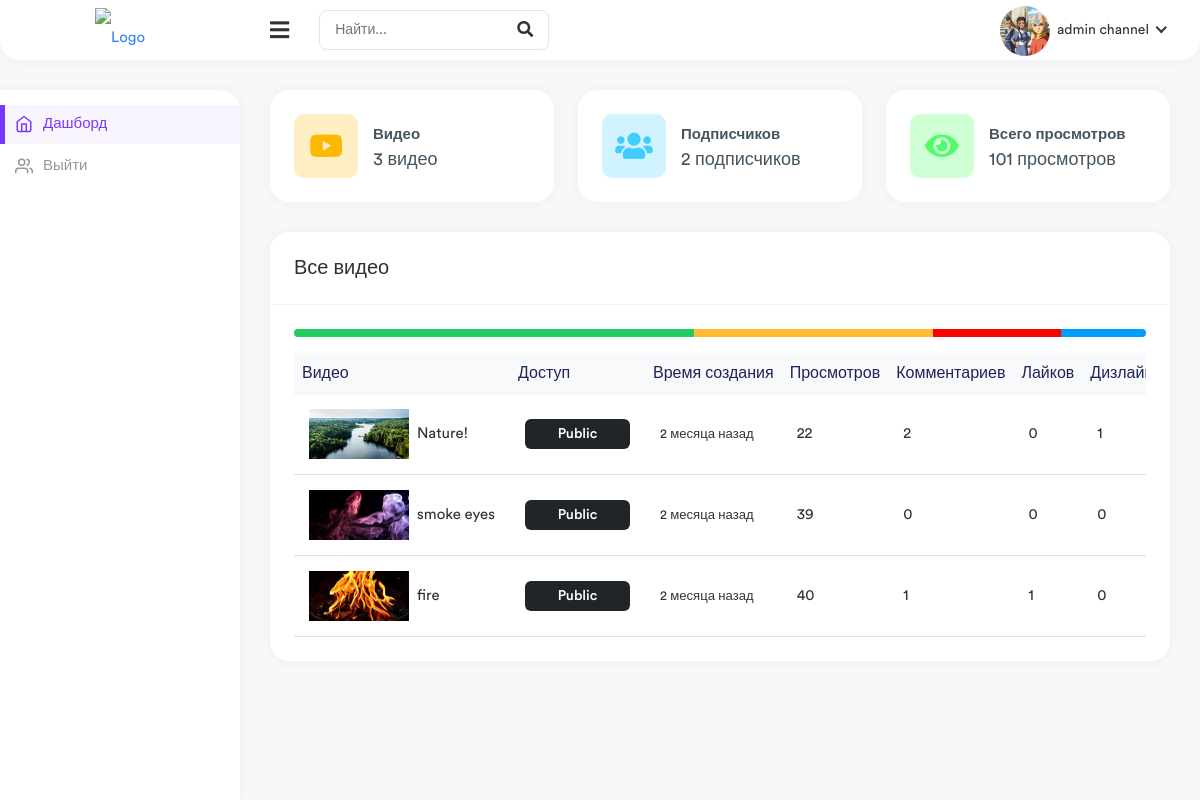
Page /studio/1/ (signed in) on the committed database.
### app_channel/models.py (models this page shows, shortened)
class Channel(models.Model):
    channel_name = models.CharField(max_length=255, verbose_name='название канала')
    full_name = models.CharField(max_length=255, verbose_name='имя')
    description = models.TextField(verbose_name='описание')
    owner = models.OneToOneField(User, on_delete=models.PROTECT, verbose_name='владелец канала', related_name='channel')
    keywords = TaggableManager(verbose_name='теги канала')
    subscribers = models.ManyToManyField(User, verbose_name='подписчики', related_name='subscribers',
                                         null=True, blank=True)
    is_active = models.BooleanField(default=True, verbose_name='активный канал')
    avatar = models.ImageField(upload_to=path_for_avatar_channel, verbose_name='аватарка')
    channel_art = models.ImageField(upload_to=path_for_avatar_channel, verbose_name='обложка канала',
                                    null=True, blank=True)
    created_at = models.DateTimeField(auto_now_add=True, verbose_name='дата создания канала')
    verified = models.BooleanField(default=False, verbose_name='верифицирован')
    business_email = models.EmailField(null=True, blank=True, verbose_name='почта для сотрудничества')
    is_show_business_email = models.BooleanField(default=False, verbose_name='показывать почту для сотрудничества')
    location = models.CharField(max_length=255, null=True, blank=True, verbose_name='адрес')
    is_show_location = models.BooleanField(default=False, verbose_name='показывать адрес')
    twitter = models.URLField(max_length=255, verbose_name='twitter', null=True, blank=True)
    facebook = models.URLField(max_length=255, verbose_name='facebook', null=True, blank=True)
    instagram = models.URLField(max_length=255, verbose_name='instagram', null=True, blank=True)
    tiktok = models.URLField(max_length=255, verbose_name='tiktok', null=True, blank=True)
    def total_views(self):
        total_views_channel = 0
        videos_on_channel = Video.objects.filter(author=self.owner, visibility='public')
        for video in videos_on_channel:
            total_views_channel += video.views
        return total_views_channel
    class Meta:
        verbose_name = 'канал'
        verbose_name_plural = 'каналы'

### app_users/models.py (models this page shows, shortened)
class User(AbstractUser):
    email = models.EmailField(unique=True)
    username = models.CharField(max_length=255)
    USERNAME_FIELD = 'email'
    REQUIRED_FIELDS = ('username',)

### app_main/models.py (models this page shows, shortened)
class Video(models.Model):
    title = models.CharField(max_length=255, verbose_name='название видео')
    description = models.TextField(verbose_name='описание')
    video = models.FileField(upload_to=path_for_video, verbose_name='видео')
    image = models.ImageField(upload_to=path_for_video, verbose_name='картинка видео')
    tags = TaggableManager(blank=True)
    created_at = models.DateTimeField(auto_now_add=True)
    visibility = models.CharField(max_length=20, choices=VISIBILITY, default='public', verbose_name='доступ')
    views = models.PositiveIntegerField(default=0, verbose_name='просмотры')
    author = models.ForeignKey(User, on_delete=models.PROTECT, verbose_name='автор')
    time_update_view_count = models.DateTimeField(default=now(), verbose_name='время обновления просмотра')
    likes = models.ManyToManyField(User, related_name='likes_video', verbose_name='лайки', null=True, blank=True)
    dislikes = models.ManyToManyField(User, related_name='dislikes_video', verbose_name='дизлайки',
                                      null=True, blank=True)
    history_videos = models.ManyToManyField(User, related_name='history_videos', verbose_name='история просмотра',
                                            blank=True, null=True)
    saved_user = models.ManyToManyField(User, related_name='saved_videos',
                                        verbose_name='сохраненные видео для просмотра позже', null=True, blank=True)
    is_featured_video = models.BooleanField(default=False, verbose_name='главное видео на канале')
    class Meta:
        verbose_name = 'видео'
        verbose_name_plural = 'видео'

### app_main/views.py (the view)
# urls.py: path('studio/<int:user_id>/', StudioView.as_view(), name='studio')
class StudioView(TemplateView):
    template_name = 'useradmin/studio.html'
    def get_context_data(self, **kwargs):
        context = super().get_context_data(**kwargs)
        context['channel'] = Channel.objects.filter(owner=self.request.user).first()
        context['videos'] = Video.objects.filter(author=self.request.user)
        return context

### templates/useradmin/studio.html (shortened to what this page needs)
{% load static %}
{% load humanize %}
<!DOCTYPE html>
<html lang="en">
    <head>
        <link rel="stylesheet" href="{% static 'assets/css/bootstrap.min.css' %}" />
        <link rel="stylesheet" href="{% static 'assets/plugins/fontawesome/css/fontawesome.min.css' %}" />
        <link rel="stylesheet" href="{% static 'assets/plugins/fontawesome/css/all.min.css' %}" />
        <link rel="stylesheet" href="{% static 'assets/css/style.css' %}" />
    </head>
    <body class="nk-body bg-lighter npc-default has-sidebar no-touch nk-nio-theme">
        <div class="main-wrapper">
            <div class="header header-one">
                <div class="header-left header-left-one">
                    <a href="{% url 'index' %}" class="logo">
                        <img src="https://static.wikia.nocookie.net/logopedia/images/c/c0/YouTube_Studio_short.svg/revision/latest?cb=20200216210451" alt="Logo" />
                    </a>
                </div>
                <a href="javascript:void(0);" id="toggle_btn">
                    <i class="fas fa-bars"></i>
                </a>
                <div class="top-nav-search">
                    <form action="{% url 'search' %}">
                        <input type="text" class="form-control" name="q" placeholder="Найти..." />
                        <button class="btn" type="submit"><i class="fas fa-search"></i></button>
                    </form>
                </div>
                <ul class="nav nav-tabs user-menu">
                    <li class="nav-item dropdown has-arrow main-drop">
                        <a href="#" class="dropdown-toggle nav-link" data-bs-toggle="dropdown">
                            <span class="user-img">
                                {% if channel.avatar %}
                                <img src="{{ channel.avatar.url }}" style="width: 50px; height: 50px; object-fit: cover;" alt="" />
                                {% endif %}
                            </span>
                            <span>{{ channel.channel_name }}</span>
                        </a>
                    </li>
                </ul>
            </div>
            <div class="sidebar" id="sidebar">
                <div class="sidebar-inner slimscroll">
                    <div id="sidebar-menu" class="sidebar-menu">
                        <ul>
                            <li class="active">
                                <a href="{% url 'studio' request.user.id %}"><i data-feather="home"></i> <span>Дашборд</span></a>
                            </li>
                            <li>
                                <a href="{% url 'sign-out' %}"><i data-feather="users"></i> <span>Выйти</span></a>
                            </li>
                        </ul>
                    </div>
                </div>
            </div>
            <div class="page-wrapper">
                <div class="content container-fluid">
                    <div class="row">
                        <div class="col-xl-4 col-sm-6 col-12">
                            <div class="card">
                                <div class="card-body">
                                    <div class="dash-widget-header">
                                        <span class="dash-widget-icon bg-1">
                                            <i class="fab fa-youtube"></i>
                                        </span>
                                        <div class="dash-count">
                                            <div class="dash-title">Видео</div>
                                            <div class="dash-counts">
                                                <p>{{videos.count}} видео</p>
                                            </div>
                                        </div>
                                    </div>
                                </div>
                            </div>
                        </div>
                        <div class="col-xl-4 col-sm-6 col-12">
                            <div class="card">
                                <div class="card-body">
                                    <div class="dash-widget-header">
                                        <span class="dash-widget-icon bg-2">
                                            <i class="fas fa-users"></i>
                                        </span>
                                        <div class="dash-count">
                                            <div class="dash-title">Подписчиков</div>
                                            <div class="dash-counts">
                                                <p>{{channel.subscribers.all.count}} подписчиков</p>
                                            </div>
                                        </div>
                                    </div>
                                </div>
                            </div>
                        </div>
                        <div class="col-xl-4 col-sm-6 col-12">
                            <div class="card">
                                <div class="card-body">
                                    <div class="dash-widget-header">
                                        <span class="dash-widget-icon bg-3">
                                            <i class="fas fa-eye"></i>
                                        </span>
                                        <div class="dash-count">
                                            <div class="dash-title">Всего просмотров</div>
                                            <div class="dash-counts">
                                                <p>{{channel.total_views}} просмотров</p>
                                            </div>
                                        </div>
                                    </div>
                                </div>
                            </div>
                        </div>
                    </div>
                    <div class="row">
                        <div class="col-md-12 col-lg-12 col-sm-12">
                            <div class="card">
                                <div class="card-header">
                                    <div class="row">
                                        <div class="col">
                                            <h5 class="card-title">Все видео</h5>
                                        </div>
                                    </div>
                                </div>
                                <div class="card-body">
                                    <div class="mb-3">
                                        <div class="progress progress-md rounded-pill mb-3">
                                            <div class="progress-bar bg-success" role="progressbar" style="width: 47%;" aria-valuenow="47" aria-valuemin="0" aria-valuemax="100"></div>
                                            <div class="progress-bar bg-warning" role="progressbar" style="width: 28%;" aria-valuenow="28" aria-valuemin="0" aria-valuemax="100"></div>
                                            <div class="progress-bar bg-danger" role="progressbar" style="width: 15%;" aria-valuenow="15" aria-valuemin="0" aria-valuemax="100"></div>
                                            <div class="progress-bar bg-info" role="progressbar" style="width: 10%;" aria-valuenow="10" aria-valuemin="0" aria-valuemax="100"></div>
                                        </div>
                                    </div>
                                    <div class="table-responsive">
                                        <table class="table table-stripped table-hover">
                                            <thead class="thead-light">
                                                <tr>
                                                    <th>Видео</th>
                                                    <th>Доступ</th>
                                                    <th>Время создания</th>
                                                    <th>Просмотров</th>
                                                    <th>Комментариев</th>
                                                    <th>Лайков</th>
                                                    <th>Дизлайков</th>
                                                </tr>
                                            </thead>
                                            <tbody>
                                                {% for v in videos %}
                                                    <tr>
                                                        <td>
                                                            <h2 class="table-avatar">
                                                                <a href="{% url 'video-detail' v.id  %}"><img class="avatar avatar-sm me-2 avatar-img roundded-circle" style="width: 100px; height: 50px; object-fit: cover;" src="{{ v.image.url }}" alt="User Image" />{{v.title|truncatechars:40}}</a>
                                                            </h2>
                                                        </td>
                                                        <td><span class="badge bg-dark">{{ v.visibility|title }}</span></td>
                                                        <td><small>{{ v.created_at| naturaltime }}</small></td>
                                                        <td>{{ v.views }}</td>
                                                        <td>{{ v.comments.all.count }}</td>
                                                        <td><span class="">{{v.likes.all.count}}</span></td>
                                                        <td><span class="">{{v.dislikes.all.count}}</span></td>
                                                    </tr>
                                                {% endfor %}
                                            </tbody>
                                        </table>
                                    </div>
                                </div>
                            </div>
                        </div>
                    </div>
                </div>
            </div>
        </div>
    </body>
</html>

### rows in the picture
Channel: avatar (picture), channel_name "admin channel", subscribers.all.count "2", total_views "101"
Video: image (picture), title "Nature!", visibility "Public", created_at "2 месяца назад", views "22", comments.all.count "2", likes.all.count "0", dislikes.all.count "1"
Video: image (picture), title "smoke eyes", visibility "Public", created_at "2 месяца назад", views "39", comments.all.count "0", likes.all.count "0", dislikes.all.count "0"
Video: image (picture), title "fire", visibility "Public", created_at "2 месяца назад", views "40", comments.all.count "1", likes.all.count "1", dislikes.all.count "0"

### other values in the picture
{{ videos.count }} "3"
